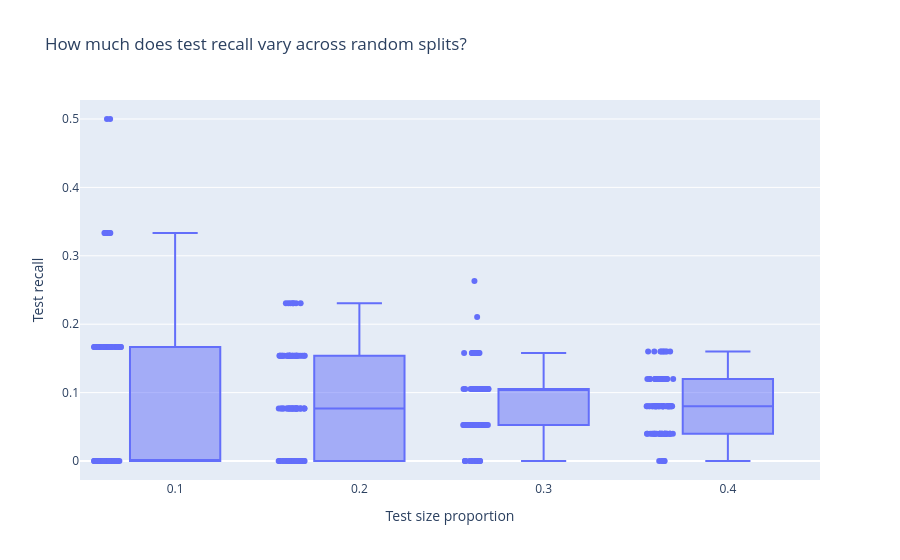

Notebook cell for this chart:
### Markdown cell above
## 2. Experiment A — How much does a random split matter?

Here we repeatedly re-split the same data into train/test with different seeds and
test-set sizes, and track the resulting **test recall**.

- Try changing `test_sizes` and the number of seeds.
- Notice how variability changes: when would you trust a single split?

### Code cell
test_sizes = [0.1, 0.2, 0.3, 0.4]  # TODO: try different values

rows = []

for t in test_sizes:
    for seed in range(100):  # TODO: try fewer or more seeds
        X_train_tmp, X_test_tmp, y_train_tmp, y_test_tmp = train_test_split(
            X, y, test_size=t, stratify=y, random_state=seed
        )
        tmp_model = Pipeline([
            ("scaler", StandardScaler()),
            ("logreg", LogisticRegression(max_iter=1000, random_state=seed)),
        ])
        tmp_model.fit(X_train_tmp, y_train_tmp)
        y_pred_tmp = tmp_model.predict(X_test_tmp)
        rec = recall_score(y_test_tmp, y_pred_tmp)
        rows.append({"test_size": t, "seed": seed, "test_recall": rec})

split_df = pd.DataFrame(rows)

fig = px.box(
    split_df,
    x="test_size",
    y="test_recall",
    points="all",
    labels={"test_size": "Test size proportion", "test_recall": "Test recall"},
    title="How much does test recall vary across random splits?"
)
fig

### Figure 1 — Plotly figure (JSON) as saved in the notebook; plotly's stock layout.template omitted (floating-point values rounded to 4 significant figures; data arrays with more than 128 entries replaced by an {"elided": "..."} marker saying what was removed)
{"data": [{"alignmentgroup": "True", "boxpoints": "all", "hovertemplate": "Test size proportion=%{x}<br>Test recall=%{y}<extra></extra>", "legendgroup": "", "marker": {"color": "#636efa"}, "name": "", "notched": false, "offsetgroup": "", "orientation": "v", "showlegend": false, "x": {"elided": "400 float values"}, "x0": " ", "xaxis": "x", "y": {"elided": "400 float values"}, "y0": " ", "yaxis": "y", "type": "box"}], "layout": {"xaxis": {"anchor": "y", "domain": [0.0, 1.0], "title": {"text": "Test size proportion"}}, "yaxis": {"anchor": "x", "domain": [0.0, 1.0], "title": {"text": "Test recall"}}, "legend": {"tracegroupgap": 0}, "title": {"text": "How much does test recall vary across random splits?"}, "boxmode": "group"}}
